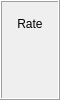
       <widget class="QFrame" name="frame_2">
        <property name="sizePolicy">
         <sizepolicy hsizetype="Fixed" vsizetype="Fixed">
          <horstretch>0</horstretch>
          <verstretch>0</verstretch>
         </sizepolicy>
        </property>
        <property name="maximumSize">
         <size>
          <width>60</width>
          <height>16777215</height>
         </size>
        </property>
        <property name="layoutDirection">
         <enum>Qt::LeftToRight</enum>
        </property>
        <property name="frameShape">
         <enum>QFrame::Box</enum>
        </property>
        <property name="frameShadow">
         <enum>QFrame::Raised</enum>
        </property>
        <layout class="QGridLayout" name="gridLayout_4">
         <property name="leftMargin">
          <number>6</number>
         </property>
         <property name="topMargin">
          <number>6</number>
         </property>
         <property name="rightMargin">
          <number>6</number>
         </property>
         <property name="bottomMargin">
          <number>6</number>
         </property>
         <item row="0" column="0">
          <widget class="QLabel" name="label_4">
           <property name="sizePolicy">
            <sizepolicy hsizetype="Fixed" vsizetype="Preferred">
             <horstretch>0</horstretch>
             <verstretch>0</verstretch>
            </sizepolicy>
           </property>
           <property name="maximumSize">
            <size>
             <width>80</width>
             <height>16777215</height>
            </size>
           </property>
           <property name="text">
            <string>Rate</string>
           </property>
           <property name="alignment">
            <set>Qt::AlignCenter</set>
           </property>
          </widget>
         </item>
         <item row="1" column="0">
          <widget class="QELabel" name="qelabel_imageRate">
           <property name="alignment">
            <set>Qt::AlignCenter</set>
           </property>
           <property name="variable" stdset="0">
            <string>$(P):cam1:ArrayRate_RBV</string>
           </property>
           <property name="variableSubstitutions" stdset="0">
            <string>P=CPS1</string>
           </property>
           <property name="displayAlarmState">
            <bool>false</bool>
           </property>
          </widget>
         </item>
         <item row="2" column="0">
          <widget class="QEBitStatus" name="qebitstatus">
           <property name="sizePolicy">
            <sizepolicy hsizetype="Fixed" vsizetype="Fixed">
             <horstretch>0</horstretch>
             <verstretch>0</verstretch>
            </sizepolicy>
           </property>
           <property name="minimumSize">
            <size>
             <width>30</width>
             <height>0</height>
            </size>
           </property>
           <property name="maximumSize">
            <size>
             <width>10</width>
             <height>10</height>
            </size>
           </property>
           <property name="numberOfBits">
            <number>1</number>
           </property>
           <property name="drawBorder">
            <bool>true</bool>
           </property>
           <property name="variable" stdset="0">
            <string>$(P):cam1:Acquire.RVAL</string>
           </property>
           <property name="variableSubstitutions" stdset="0">
            <string>P=CPS1</string>
           </property>
          </widget>
         </item>
        </layout>
       </widget>
